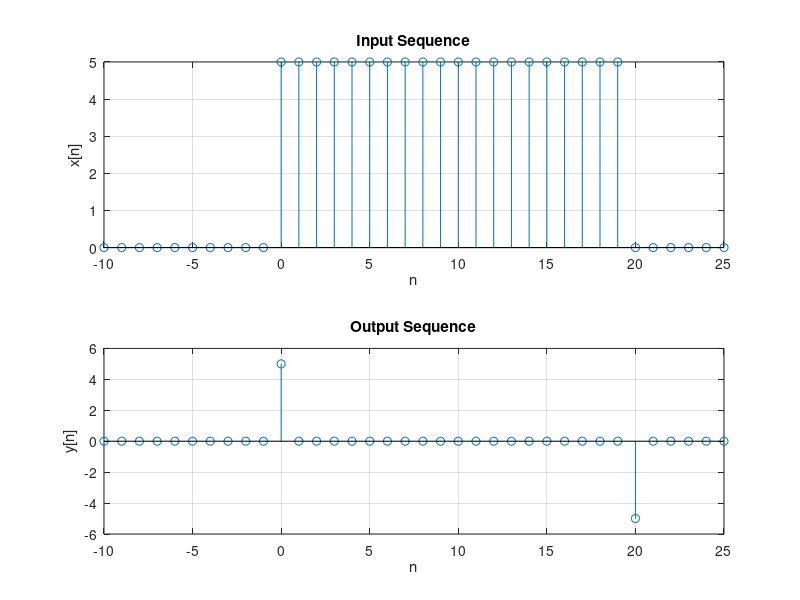

Here is the MATLAB script that generated this plot: (Note: this script raises an error after producing the figure.)
n = -10:25;
u_n = @(n) n >= 0;

x = 5 .* (u_n(n) - u_n(n - 20));

y = zeros(size(x));
y(1) = x(1);

for k = 2:length(x)
    y(k) = x(k) - x(k - 1);
end

subplot(2, 1, 1);
stem(n, x);
title('Input Sequence');
xlabel('n');
ylabel('x[n]');
grid on;

subplot(2, 1, 2);
stem(n, y);
title('Output Sequence');
xlabel('n');
ylabel('y[n]');
grid on;

sgtitle('First-Order Digital Differentiator');
